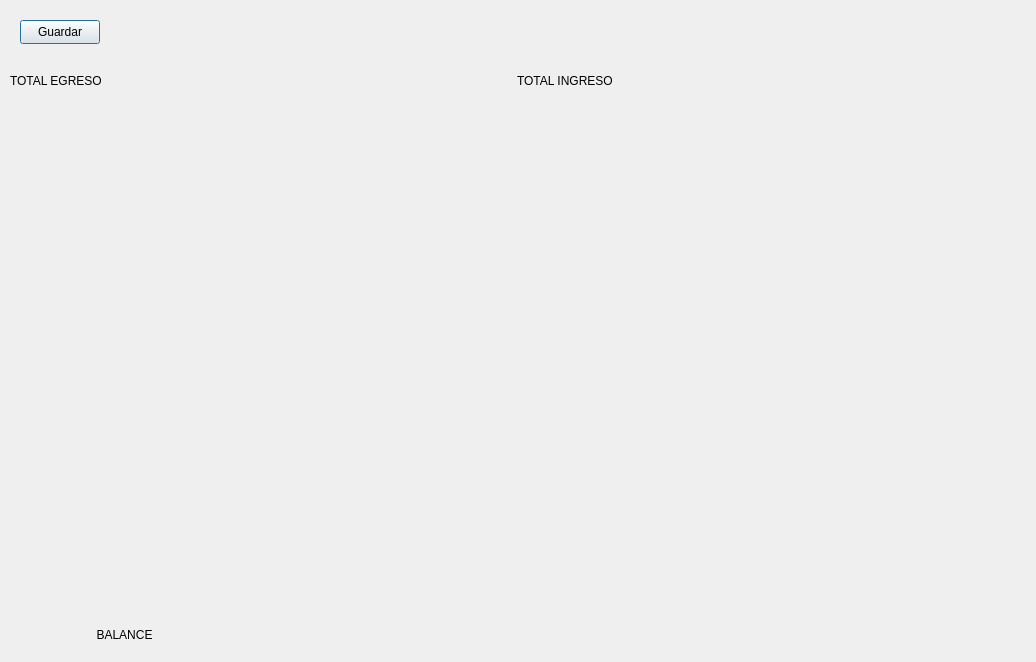
<?xml version="1.0" encoding="UTF-8"?>
<ui version="4.0">
 <class>Dialog_reporte</class>
 <widget class="QDialog" name="Dialog_reporte">
  <property name="geometry">
   <rect>
    <x>0</x>
    <y>0</y>
    <width>1036</width>
    <height>662</height>
   </rect>
  </property>
  <property name="windowTitle">
   <string>Dialog</string>
  </property>
  <widget class="QWidget" name="gridLayoutWidget">
   <property name="geometry">
    <rect>
     <x>10</x>
     <y>60</y>
     <width>1008</width>
     <height>595</height>
    </rect>
   </property>
   <layout class="QGridLayout" name="gridLayout">
    <item row="0" column="0">
     <widget class="QLabel" name="outEgre">
      <property name="styleSheet">
       <string notr="true">font: 20pt &quot;Segoe UI&quot;;
border-color: rgb(0, 0, 0);

background-image: url(:/img/bg/moneda-mesa-madera-naturaleza-borrosa.jpg);</string>
      </property>
      <property name="text">
       <string>TOTAL EGRESO</string>
      </property>
     </widget>
    </item>
    <item row="2" column="0">
     <widget class="QLabel" name="balance">
      <property name="styleSheet">
       <string notr="true">font: 20pt &quot;Segoe UI&quot;;
border-color: rgb(0, 0, 0);

background-image: url(:/img/bg/moneda-mesa-madera-naturaleza-borrosa.jpg);</string>
      </property>
      <property name="text">
       <string>                          BALANCE</string>
      </property>
     </widget>
    </item>
    <item row="1" column="1">
     <widget class="QLabel" name="outCuadro_1">
      <property name="minimumSize">
       <size>
        <width>500</width>
        <height>500</height>
       </size>
      </property>
      <property name="styleSheet">
       <string notr="true">
border-color: rgb(0, 0, 0);</string>
      </property>
      <property name="text">
       <string/>
      </property>
     </widget>
    </item>
    <item row="1" column="0">
     <widget class="QLabel" name="outCuadro">
      <property name="minimumSize">
       <size>
        <width>500</width>
        <height>500</height>
       </size>
      </property>
      <property name="styleSheet">
       <string notr="true">
border-color: rgb(0, 0, 0);</string>
      </property>
      <property name="text">
       <string/>
      </property>
     </widget>
    </item>
    <item row="0" column="1">
     <widget class="QLabel" name="outIngre">
      <property name="styleSheet">
       <string notr="true">font: 20pt &quot;Segoe UI&quot;;
border-color: rgb(0, 0, 0);

background-image: url(:/img/bg/moneda-mesa-madera-naturaleza-borrosa.jpg);</string>
      </property>
      <property name="text">
       <string>TOTAL INGRESO</string>
      </property>
     </widget>
    </item>
    <item row="2" column="1">
     <widget class="QLabel" name="inPromedio">
      <property name="styleSheet">
       <string notr="true">font: 24pt &quot;Segoe UI&quot;;
background-image: url(:/img/bg/moneda-mesa-madera-naturaleza-borrosa.jpg);

border-color: rgb(0, 0, 0);</string>
      </property>
      <property name="text">
       <string/>
      </property>
     </widget>
    </item>
   </layout>
  </widget>
  <widget class="QPushButton" name="pushButton">
   <property name="geometry">
    <rect>
     <x>20</x>
     <y>20</y>
     <width>80</width>
     <height>24</height>
    </rect>
   </property>
   <property name="styleSheet">
    <string notr="true"/>
   </property>
   <property name="text">
    <string>Guardar</string>
   </property>
   <property name="icon">
    <iconset resource="icons.qrc">
     <normaloff>:/img/icons/guardar.png</normaloff>:/img/icons/guardar.png</iconset>
   </property>
  </widget>
 </widget>
 <resources>
  <include location="icons.qrc"/>
 </resources>
 <connections/>
</ui>
